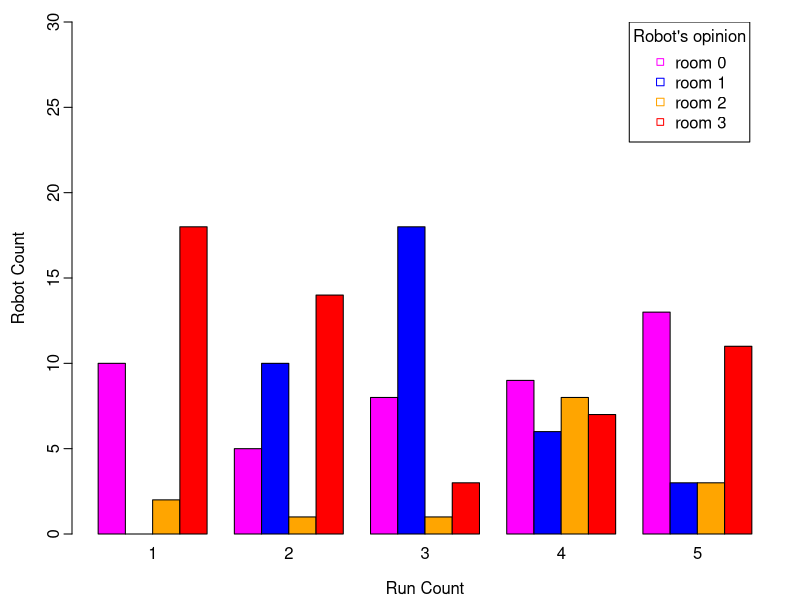

Recreate this plot in R.
A <- matrix(c(10, 0, 2, 18,
              5, 10, 1, 14,
              8, 18, 1, 3,
              9, 6, 8, 7,
              13, 3, 3, 11),
            nrow=4, ncol=5)

pdf("exp5.pdf", width=16/2.54, height=10/2.54,
    pointsize=10)
par(mgp=c(2.2,0.45,0), tcl=-0.4, mar=c(3.3,3.6,1.1,1.1))

barplot(A,
        names.arg=c(1, 2, 3, 4, 5),
        xlab="Run Count",
        ylab="Robot Count",
        col=c("magenta", "blue", "orange", "red"),
        beside=TRUE,
        ylim=c(0,30)
        )
legend(x=20.5, y=30,
       c("room 0", "room 1", "room 2", "room 3"),
       cex=1,
       title="Robot's opinion",
       col=c("magenta", "blue", "orange", "red"),
       pch=c(22,0,0)
       )
dev.off()

